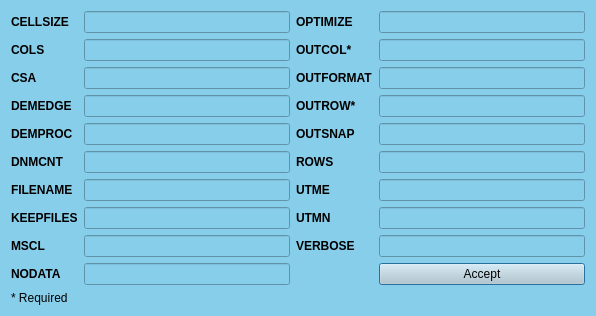
<?xml version="1.0" encoding="UTF-8"?>
<ui version="4.0">
 <class>ControlTOPAGNPS</class>
 <widget class="QDialog" name="ControlTOPAGNPS">
  <property name="geometry">
   <rect>
    <x>0</x>
    <y>0</y>
    <width>596</width>
    <height>316</height>
   </rect>
  </property>
  <property name="windowTitle">
   <string>Dialog</string>
  </property>
  <property name="styleSheet">
   <string notr="true">background-color: #87CEEB;</string>
  </property>
  <layout class="QGridLayout" name="gridLayout">
   <item row="0" column="0">
    <widget class="QLabel" name="label">
     <property name="font">
      <font>
       <weight>75</weight>
       <bold>true</bold>
      </font>
     </property>
     <property name="text">
      <string>CELLSIZE</string>
     </property>
    </widget>
   </item>
   <item row="0" column="1">
    <widget class="QLineEdit" name="lineEdit">
     <property name="font">
      <font>
       <weight>75</weight>
       <bold>true</bold>
      </font>
     </property>
     <property name="styleSheet">
      <string notr="true">QCheckBox::hover{color:white}

QCheckBox::indicator:unchecked {
    background-color: white;
	border: 1px solid black
}</string>
     </property>
    </widget>
   </item>
   <item row="0" column="2">
    <widget class="QLabel" name="label_12">
     <property name="font">
      <font>
       <weight>75</weight>
       <bold>true</bold>
      </font>
     </property>
     <property name="text">
      <string>OPTIMIZE</string>
     </property>
    </widget>
   </item>
   <item row="0" column="3">
    <widget class="QLineEdit" name="lineEdit_12">
     <property name="font">
      <font>
       <weight>75</weight>
       <bold>true</bold>
      </font>
     </property>
     <property name="text">
      <string/>
     </property>
    </widget>
   </item>
   <item row="1" column="0">
    <widget class="QLabel" name="label_2">
     <property name="font">
      <font>
       <weight>75</weight>
       <bold>true</bold>
      </font>
     </property>
     <property name="text">
      <string>COLS</string>
     </property>
    </widget>
   </item>
   <item row="1" column="1">
    <widget class="QLineEdit" name="lineEdit_2">
     <property name="font">
      <font>
       <weight>75</weight>
       <bold>true</bold>
      </font>
     </property>
     <property name="styleSheet">
      <string notr="true">QCheckBox::hover{color:white}

QCheckBox::indicator:unchecked {
    background-color: white;
	border: 1px solid black
}</string>
     </property>
    </widget>
   </item>
   <item row="1" column="2">
    <widget class="QLabel" name="label_15">
     <property name="font">
      <font>
       <weight>75</weight>
       <bold>true</bold>
      </font>
     </property>
     <property name="text">
      <string>OUTCOL*</string>
     </property>
    </widget>
   </item>
   <item row="1" column="3">
    <widget class="QLineEdit" name="lineEdit_15">
     <property name="font">
      <font>
       <weight>75</weight>
       <bold>true</bold>
      </font>
     </property>
     <property name="text">
      <string/>
     </property>
    </widget>
   </item>
   <item row="2" column="0">
    <widget class="QLabel" name="label_3">
     <property name="font">
      <font>
       <weight>75</weight>
       <bold>true</bold>
      </font>
     </property>
     <property name="text">
      <string>CSA</string>
     </property>
    </widget>
   </item>
   <item row="2" column="1">
    <widget class="QLineEdit" name="lineEdit_3">
     <property name="font">
      <font>
       <weight>75</weight>
       <bold>true</bold>
      </font>
     </property>
     <property name="styleSheet">
      <string notr="true">QCheckBox::hover{color:white}

QCheckBox::indicator:unchecked {
    background-color: white;
	border: 1px solid black
}</string>
     </property>
     <property name="text">
      <string/>
     </property>
    </widget>
   </item>
   <item row="2" column="2">
    <widget class="QLabel" name="label_14">
     <property name="font">
      <font>
       <weight>75</weight>
       <bold>true</bold>
      </font>
     </property>
     <property name="text">
      <string>OUTFORMAT</string>
     </property>
    </widget>
   </item>
   <item row="2" column="3">
    <widget class="QLineEdit" name="lineEdit_14">
     <property name="font">
      <font>
       <weight>75</weight>
       <bold>true</bold>
      </font>
     </property>
     <property name="text">
      <string/>
     </property>
    </widget>
   </item>
   <item row="3" column="0">
    <widget class="QLabel" name="label_4">
     <property name="font">
      <font>
       <weight>75</weight>
       <bold>true</bold>
      </font>
     </property>
     <property name="text">
      <string>DEMEDGE</string>
     </property>
    </widget>
   </item>
   <item row="3" column="1">
    <widget class="QLineEdit" name="lineEdit_4">
     <property name="font">
      <font>
       <weight>75</weight>
       <bold>true</bold>
      </font>
     </property>
     <property name="styleSheet">
      <string notr="true">QCheckBox::hover{color:white}

QCheckBox::indicator:unchecked {
    background-color: white;
	border: 1px solid black
}</string>
     </property>
     <property name="text">
      <string/>
     </property>
    </widget>
   </item>
   <item row="3" column="2">
    <widget class="QLabel" name="label_22">
     <property name="font">
      <font>
       <weight>75</weight>
       <bold>true</bold>
      </font>
     </property>
     <property name="text">
      <string>OUTROW*</string>
     </property>
    </widget>
   </item>
   <item row="3" column="3">
    <widget class="QLineEdit" name="lineEdit_22">
     <property name="font">
      <font>
       <weight>75</weight>
       <bold>true</bold>
      </font>
     </property>
     <property name="text">
      <string/>
     </property>
    </widget>
   </item>
   <item row="4" column="0">
    <widget class="QLabel" name="label_5">
     <property name="font">
      <font>
       <weight>75</weight>
       <bold>true</bold>
      </font>
     </property>
     <property name="text">
      <string>DEMPROC</string>
     </property>
    </widget>
   </item>
   <item row="4" column="1">
    <widget class="QLineEdit" name="lineEdit_5">
     <property name="font">
      <font>
       <weight>75</weight>
       <bold>true</bold>
      </font>
     </property>
     <property name="styleSheet">
      <string notr="true">QCheckBox::hover{color:white}

QCheckBox::indicator:unchecked {
    background-color: white;
	border: 1px solid black
}</string>
     </property>
     <property name="text">
      <string/>
     </property>
    </widget>
   </item>
   <item row="4" column="2">
    <widget class="QLabel" name="label_17">
     <property name="font">
      <font>
       <weight>75</weight>
       <bold>true</bold>
      </font>
     </property>
     <property name="text">
      <string>OUTSNAP</string>
     </property>
    </widget>
   </item>
   <item row="4" column="3">
    <widget class="QLineEdit" name="lineEdit_17">
     <property name="font">
      <font>
       <weight>75</weight>
       <bold>true</bold>
      </font>
     </property>
     <property name="text">
      <string/>
     </property>
    </widget>
   </item>
   <item row="5" column="0">
    <widget class="QLabel" name="label_6">
     <property name="font">
      <font>
       <weight>75</weight>
       <bold>true</bold>
      </font>
     </property>
     <property name="text">
      <string>DNMCNT</string>
     </property>
    </widget>
   </item>
   <item row="5" column="1">
    <widget class="QLineEdit" name="lineEdit_6">
     <property name="font">
      <font>
       <weight>75</weight>
       <bold>true</bold>
      </font>
     </property>
     <property name="styleSheet">
      <string notr="true">QCheckBox::hover{color:white}

QCheckBox::indicator:unchecked {
    background-color: white;
	border: 1px solid black
}</string>
     </property>
     <property name="text">
      <string/>
     </property>
    </widget>
   </item>
   <item row="5" column="2">
    <widget class="QLabel" name="label_18">
     <property name="font">
      <font>
       <weight>75</weight>
       <bold>true</bold>
      </font>
     </property>
     <property name="text">
      <string>ROWS</string>
     </property>
    </widget>
   </item>
   <item row="5" column="3">
    <widget class="QLineEdit" name="lineEdit_18">
     <property name="font">
      <font>
       <weight>75</weight>
       <bold>true</bold>
      </font>
     </property>
     <property name="text">
      <string/>
     </property>
    </widget>
   </item>
   <item row="6" column="0">
    <widget class="QLabel" name="label_7">
     <property name="font">
      <font>
       <weight>75</weight>
       <bold>true</bold>
      </font>
     </property>
     <property name="text">
      <string>FILENAME</string>
     </property>
    </widget>
   </item>
   <item row="6" column="1">
    <widget class="QLineEdit" name="lineEdit_7">
     <property name="font">
      <font>
       <weight>75</weight>
       <bold>true</bold>
      </font>
     </property>
     <property name="styleSheet">
      <string notr="true">QCheckBox::hover{color:white}

QCheckBox::indicator:unchecked {
    background-color: white;
	border: 1px solid black
}</string>
     </property>
     <property name="text">
      <string/>
     </property>
    </widget>
   </item>
   <item row="6" column="2">
    <widget class="QLabel" name="label_19">
     <property name="font">
      <font>
       <weight>75</weight>
       <bold>true</bold>
      </font>
     </property>
     <property name="text">
      <string>UTME</string>
     </property>
    </widget>
   </item>
   <item row="6" column="3">
    <widget class="QLineEdit" name="lineEdit_19">
     <property name="font">
      <font>
       <weight>75</weight>
       <bold>true</bold>
      </font>
     </property>
     <property name="text">
      <string/>
     </property>
    </widget>
   </item>
   <item row="7" column="0">
    <widget class="QLabel" name="label_9">
     <property name="font">
      <font>
       <weight>75</weight>
       <bold>true</bold>
      </font>
     </property>
     <property name="text">
      <string>KEEPFILES</string>
     </property>
    </widget>
   </item>
   <item row="7" column="1">
    <widget class="QLineEdit" name="lineEdit_9">
     <property name="font">
      <font>
       <weight>75</weight>
       <bold>true</bold>
      </font>
     </property>
     <property name="styleSheet">
      <string notr="true">QCheckBox::hover{color:white}

QCheckBox::indicator:unchecked {
    background-color: white;
	border: 1px solid black
}</string>
     </property>
     <property name="text">
      <string/>
     </property>
    </widget>
   </item>
   <item row="7" column="2">
    <widget class="QLabel" name="label_20">
     <property name="font">
      <font>
       <weight>75</weight>
       <bold>true</bold>
      </font>
     </property>
     <property name="text">
      <string>UTMN</string>
     </property>
    </widget>
   </item>
   <item row="7" column="3">
    <widget class="QLineEdit" name="lineEdit_20">
     <property name="font">
      <font>
       <weight>75</weight>
       <bold>true</bold>
      </font>
     </property>
     <property name="text">
      <string/>
     </property>
    </widget>
   </item>
   <item row="8" column="0">
    <widget class="QLabel" name="label_10">
     <property name="font">
      <font>
       <weight>75</weight>
       <bold>true</bold>
      </font>
     </property>
     <property name="text">
      <string>MSCL</string>
     </property>
    </widget>
   </item>
   <item row="8" column="1">
    <widget class="QLineEdit" name="lineEdit_10">
     <property name="font">
      <font>
       <weight>75</weight>
       <bold>true</bold>
      </font>
     </property>
     <property name="styleSheet">
      <string notr="true">QCheckBox::hover{color:white}

QCheckBox::indicator:unchecked {
    background-color: white;
	border: 1px solid black
}</string>
     </property>
     <property name="text">
      <string/>
     </property>
    </widget>
   </item>
   <item row="8" column="2">
    <widget class="QLabel" name="label_21">
     <property name="font">
      <font>
       <weight>75</weight>
       <bold>true</bold>
      </font>
     </property>
     <property name="text">
      <string>VERBOSE</string>
     </property>
    </widget>
   </item>
   <item row="8" column="3">
    <widget class="QLineEdit" name="lineEdit_21">
     <property name="font">
      <font>
       <weight>75</weight>
       <bold>true</bold>
      </font>
     </property>
     <property name="text">
      <string/>
     </property>
    </widget>
   </item>
   <item row="9" column="0">
    <widget class="QLabel" name="label_11">
     <property name="font">
      <font>
       <weight>75</weight>
       <bold>true</bold>
      </font>
     </property>
     <property name="text">
      <string>NODATA</string>
     </property>
    </widget>
   </item>
   <item row="9" column="1">
    <widget class="QLineEdit" name="lineEdit_11">
     <property name="font">
      <font>
       <weight>75</weight>
       <bold>true</bold>
      </font>
     </property>
     <property name="styleSheet">
      <string notr="true">QCheckBox::hover{color:white}

QCheckBox::indicator:unchecked {
    background-color: white;
	border: 1px solid black
}</string>
     </property>
     <property name="text">
      <string/>
     </property>
    </widget>
   </item>
   <item row="10" column="0">
    <widget class="QLabel" name="label_8">
     <property name="text">
      <string>* Required</string>
     </property>
    </widget>
   </item>
   <item row="9" column="3">
    <widget class="QPushButton" name="pushButton">
     <property name="styleSheet">
      <string notr="true">background-color: #becbd1;</string>
     </property>
     <property name="text">
      <string>Accept</string>
     </property>
    </widget>
   </item>
  </layout>
 </widget>
 <resources/>
 <connections/>
</ui>
